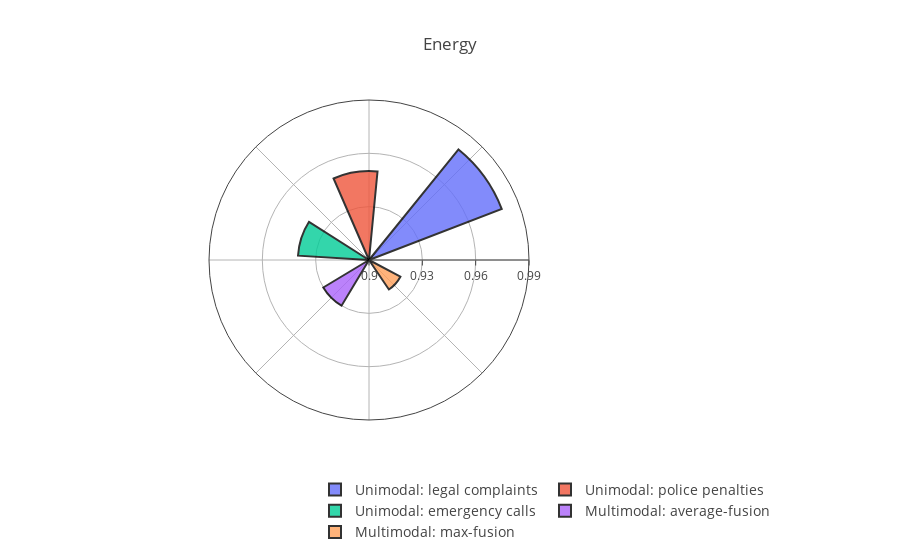

Notebook source saved alongside this figure:
### Code cell
energy_values=[0.98,0.95,0.94,0.93,0.92]
width= list(map(lambda x: compute_width(x,max(energy_values),30), energy_values))

fig = go.Figure(go.Barpolar())

for i in list(range(5)):
    
    fig.add_trace(go.Barpolar(
        r=[energy_values[i]],
        theta=[theta[i]],
        width=[width[i]],
        marker_color=[px.colors.qualitative.Plotly[i]],
        marker_line_color="black",
        marker_line_width=2,
        opacity=0.8,
        name = labels[i]
    ))        

fig.update_layout(
    template=None,
    title = "Energy",
    polar = dict(
        radialaxis = dict(range=[0.90, 0.99], showticklabels=True, tickmode = 'linear', tick0 = 0.90, dtick = 0.03),
        angularaxis = dict(showticklabels=False, ticks='')
    ),
    legend_font_size=14,
    legend=dict(orientation="h",
                yanchor="bottom",
                y=-0.4,
                xanchor="center",
                x=1),
    showlegend = True
)

file_path = '/Users/anamaria/Desktop/multimodal prediction draft figures/'
fig.write_image(file_path+'GLCM_energy.svg')
fig.show()

### Figure 1 — Plotly figure (JSON) as saved in the notebook; plotly's stock layout.template omitted (floating-point values rounded to 4 significant figures)
{"data": [{"type": "barpolar"}, {"marker": {"color": ["#636efa"], "line": {"color": "black", "width": 2}}, "name": "Unimodal: legal complaints", "opacity": 0.8, "r": [0.98], "theta": [36], "type": "barpolar", "width": [30]}, {"marker": {"color": ["#EF553B"], "line": {"color": "black", "width": 2}}, "name": "Unimodal: police penalties", "opacity": 0.8, "r": [0.95], "theta": [99], "type": "barpolar", "width": [29]}, {"marker": {"color": ["#00cc96"], "line": {"color": "black", "width": 2}}, "name": "Unimodal: emergency calls", "opacity": 0.8, "r": [0.94], "theta": [162], "type": "barpolar", "width": [29]}, {"marker": {"color": ["#ab63fa"], "line": {"color": "black", "width": 2}}, "name": "Multimodal: average-fusion", "opacity": 0.8, "r": [0.93], "theta": [225], "type": "barpolar", "width": [28]}, {"marker": {"color": ["#FFA15A"], "line": {"color": "black", "width": 2}}, "name": "Multimodal: max-fusion", "opacity": 0.8, "r": [0.92], "theta": [318], "type": "barpolar", "width": [28]}], "layout": {"legend": {"font": {"size": 14}, "orientation": "h", "x": 1, "xanchor": "center", "y": -0.4, "yanchor": "bottom"}, "polar": {"angularaxis": {"showticklabels": false, "ticks": ""}, "radialaxis": {"dtick": 0.03, "range": [0.9, 0.99], "showticklabels": true, "tick0": 0.9, "tickmode": "linear"}}, "showlegend": true, "title": {"text": "Energy"}}}
